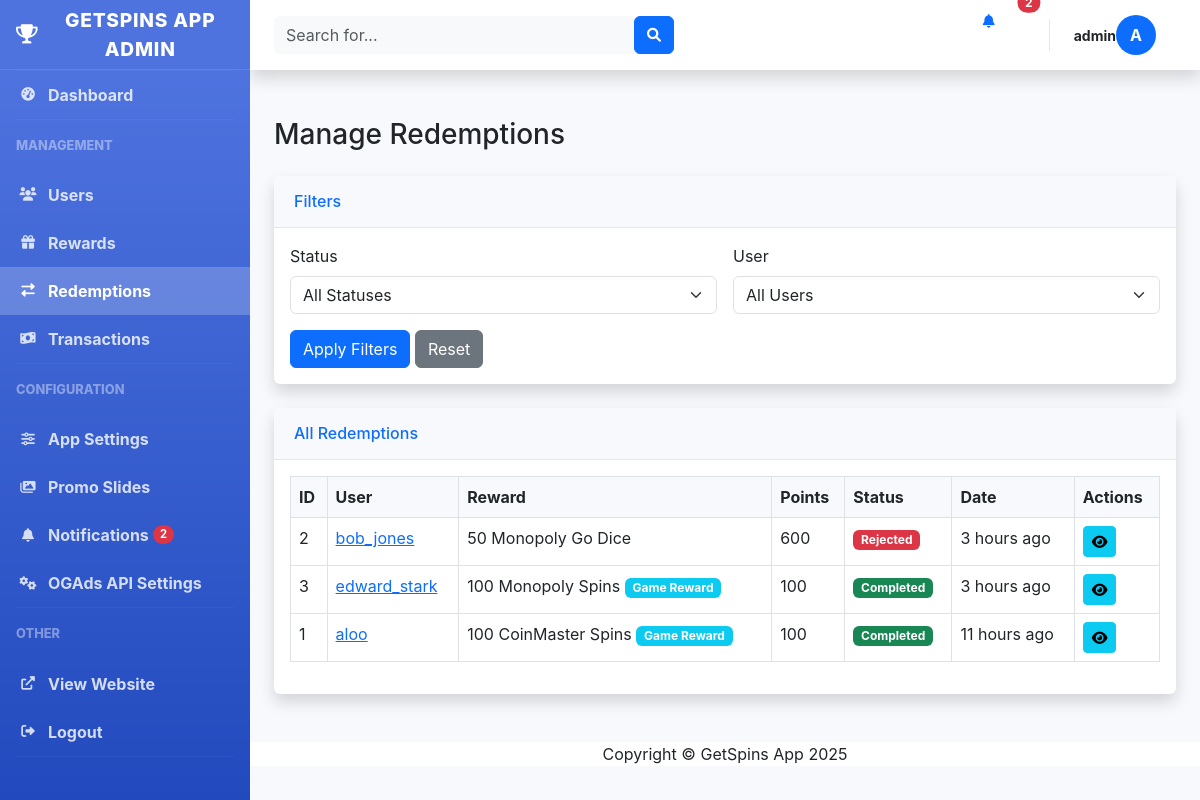
The page /admin/redemptions.php (signed in) on the database its author committed.
### tables this page shows
CREATE TABLE settings (setting_key TEXT PRIMARY KEY, setting_value TEXT);

CREATE TABLE users (
            id INTEGER PRIMARY KEY AUTOINCREMENT,
            username TEXT NOT NULL UNIQUE,
            email TEXT NOT NULL UNIQUE,
            password TEXT NOT NULL,
            points INTEGER NOT NULL DEFAULT 0,
            is_admin INTEGER NOT NULL DEFAULT 0,
            created_at TIMESTAMP DEFAULT CURRENT_TIMESTAMP,
            updated_at TIMESTAMP DEFAULT CURRENT_TIMESTAMP
        , referral_code TEXT, referred_by INTEGER);

CREATE TABLE redemptions (
            id INTEGER PRIMARY KEY AUTOINCREMENT,
            user_id INTEGER NOT NULL,
            reward_id INTEGER NOT NULL,
            points_used INTEGER NOT NULL,
            status TEXT NOT NULL DEFAULT 'pending',
            created_at TIMESTAMP DEFAULT CURRENT_TIMESTAMP,
            updated_at TIMESTAMP DEFAULT CURRENT_TIMESTAMP, redemption_details TEXT,
            FOREIGN KEY (user_id) REFERENCES users(id) ON DELETE CASCADE,
            FOREIGN KEY (reward_id) REFERENCES rewards(id) ON DELETE CASCADE
        );

CREATE TABLE rewards (
            id INTEGER PRIMARY KEY AUTOINCREMENT,
            name TEXT NOT NULL,
            description TEXT,
            points_required INTEGER NOT NULL,
            is_active INTEGER NOT NULL DEFAULT 1,
            created_at TIMESTAMP DEFAULT CURRENT_TIMESTAMP,
            updated_at TIMESTAMP DEFAULT CURRENT_TIMESTAMP
        );

### admin/redemptions.php (the view, shortened to what the rows shown need)
<?php
require_once '../includes/auth.php';
require_once '../includes/functions.php';
$db = Database::getInstance();
$conn = $db->getConnection();
$query = "
    SELECT r.*, u.username, rw.name as reward_name
    FROM redemptions r
    JOIN users u ON r.user_id = u.id
    JOIN rewards rw ON r.reward_id = rw.id
    WHERE 1=1
";
$query .= " ORDER BY r.created_at DESC";
try {
    $stmt = $conn->prepare($query);
    $stmt->execute();
    $redemptions = $stmt->fetchAll(PDO::FETCH_ASSOC);
} catch (PDOException $e) {
    error_log("Error fetching redemptions: " . $e->getMessage());
    $redemptions = [];
    $users = [];
}
include 'header.php';
?>
<div class="container-fluid">
    <div class="d-sm-flex align-items-center justify-content-between mb-4">
        <h1 class="h3 mb-0 text-gray-800">Manage Redemptions</h1>
    </div>
    <?php if (isset($action) && $action === 'view' && isset($redemption)): ?>
    <div class="card shadow mb-4">
        <div class="card-header py-3 d-flex flex-row align-items-center justify-content-between">
            <h6 class="m-0 font-weight-bold text-primary">Redemption Details</h6>
            <a href="redemptions.php" class="btn btn-sm btn-secondary">Back to Redemptions</a>
        </div>
        <div class="card-body">
            <div class="row mb-4">
                <div class="col-md-6">
                    <h5>Redemption Information</h5>
                    <table class="table">
                        <tr>
                            <th>ID:</th>
                            <td><?php echo $redemption['id']; ?></td>
                        </tr>
                        <tr>
                            <th>Reward:</th>
                            <td><?php echo htmlspecialchars($redemption['reward_name']); ?></td>
                        </tr>
                        <tr>
                            <th>Description:</th>
                            <td><?php echo htmlspecialchars($redemption['reward_description']); ?></td>
                        </tr>
                        <tr>
                            <th>Points Used:</th>
                            <td><?php echo formatPoints($redemption['points_used']); ?></td>
                        </tr>
                        <?php if (!empty($redemption['redemption_details']) && ($redemption['reward_id'] == 6 || $redemption['reward_id'] == 7)):
                            $details = json_decode($redemption['redemption_details'], true);
                            if ($details && isset($details['game_type']) && isset($details['username']) && isset($details['spins'])):
                        ?>
                        <tr>
                            <th>Game Type:</th>
                            <td><?php echo htmlspecialchars($details['game_type']); ?></td>
                        </tr>
                        <tr>
                            <th>Game Username:</th>
                            <td><?php echo htmlspecialchars($details['username']); ?></td>
                        </tr>
                        <tr>
                            <th>Spins:</th>
                            <td><?php echo htmlspecialchars($details['spins']); ?></td>
                        </tr>
                        <?php endif; endif; ?>
                        <tr>
                            <th>Status:</th>
                            <td>
                                <?php if ($redemption['status'] === 'pending'): ?>
                                <span class="badge bg-warning">Pending</span>
                                <?php elseif ($redemption['status'] === 'completed'): ?>
                                <span class="badge bg-success">Completed</span>
                                <?php else: ?>
                                <span class="badge bg-danger">Rejected</span>
                                <?php endif; ?>
                            </td>
                        </tr>
                        <tr>
                            <th>Date Requested:</th>
                            <td><?php echo formatDate($redemption['created_at']); ?></td>
                        </tr>
                        <tr>
                            <th>Last Updated:</th>
                            <td><?php echo formatDate($redemption['updated_at']); ?></td>
                        </tr>
                    </table>
                </div>
                <div class="col-md-6">
                    <h5>User Information</h5>
                    <table class="table">
                        <tr>
                            <th>Username:</th>
                            <td><?php echo htmlspecialchars($redemption['username']); ?></td>
                        </tr>
                        <tr>
                            <th>Email:</th>
                            <td><?php echo htmlspecialchars($redemption['email']); ?></td>
                        </tr>
                        <tr>
                            <th>User ID:</th>
                            <td><?php echo $redemption['user_id']; ?></td>
                        </tr>
                    </table>
                </div>
            </div>
            <div class="row">
                <div class="col-12">
                    <h5>Update Status</h5>
                    <div class="card">
                        <div class="card-body">
                            <form class="row g-3">
                                <div class="col-md-4">
                                    <a href="redemptions.php?action=update_status&id=<?php echo $redemption['id']; ?>&status=completed" class="btn btn-success <?php echo $redemption['status'] === 'completed' ? 'disabled' : ''; ?>">
                                        <i class="fas fa-check-circle"></i> Mark as Completed
                                    </a>
                                </div>
                                <div class="col-md-4">
                                    <a href="redemptions.php?action=update_status&id=<?php echo $redemption['id']; ?>&status=rejected" class="btn btn-danger <?php echo $redemption['status'] === 'rejected' ? 'disabled' : ''; ?>">
                                        <i class="fas fa-times-circle"></i> Mark as Rejected
                                    </a>
                                </div>
                                <div class="col-md-4">
                                    <a href="redemptions.php?action=update_status&id=<?php echo $redemption['id']; ?>&status=pending" class="btn btn-warning <?php echo $redemption['status'] === 'pending' ? 'disabled' : ''; ?>">
                                        <i class="fas fa-clock"></i> Mark as Pending
                                    </a>
                                </div>
                            </form>
                        </div>
                    </div>
                </div>
            </div>
        </div>
    </div>
    <?php else: ?>
    <div class="card shadow mb-4">
        <div class="card-body">
            <div class="table-responsive">
                <table class="table table-bordered" id="redemptionsTable" width="100%" cellspacing="0">
                    <thead>
                        <tr>
                            <th>ID</th>
                            <th>User</th>
                            <th>Reward</th>
                            <th>Points</th>
                            <th>Status</th>
                            <th>Date</th>
                            <th>Actions</th>
                        </tr>
                    </thead>
                    <tbody>
                        <?php if (count($redemptions) > 0): ?>
                            <?php foreach ($redemptions as $redemption): ?>
                            <tr>
                                <td><?php echo $redemption['id']; ?></td>
                                <td>
                                    <a href="users.php?action=view&id=<?php echo $redemption['user_id']; ?>">
                                        <?php echo htmlspecialchars($redemption['username']); ?>
                                    </a>
                                </td>
                                <td>
                                    <?php echo htmlspecialchars($redemption['reward_name']); ?>
                                    <?php if ($redemption['reward_id'] == 6 || $redemption['reward_id'] == 7): ?>
                                        <span class="badge bg-info">Game Reward</span>
                                    <?php endif; ?>
                                </td>
                                <td><?php echo formatPoints($redemption['points_used']); ?></td>
                                <td>
                                    <?php if ($redemption['status'] === 'pending'): ?>
                                    <span class="badge bg-warning">Pending</span>
                                    <?php elseif ($redemption['status'] === 'completed'): ?>
                                    <span class="badge bg-success">Completed</span>
                                    <?php else: ?>
                                    <span class="badge bg-danger">Rejected</span>
                                    <?php endif; ?>
                                </td>
                                <td><?php echo formatDate($redemption['created_at']); ?></td>
                                <td>
                                    <div class="btn-group" role="group">
                                        <a href="redemptions.php?action=view&id=<?php echo $redemption['id']; ?>" class="btn btn-sm btn-info">
                                            <i class="fas fa-eye"></i>
                                        </a>
                                    </div>
                                </td>
                            </tr>
                            <?php endforeach; ?>
                        <?php else: ?>
                        <tr>
                            <td colspan="7" class="text-center">No redemptions found</td>
                        </tr>
                        <?php endif; ?>
                    </tbody>
                </table>
            </div>
        </div>
    </div>
    <?php endif; ?>
</div>
<?php include 'footer.php'; ?>

### admin/header.php (shortened to what the rows shown need)
<?php
require_once '../includes/auth.php';
require_once '../includes/functions.php';
$auth = new Auth();
$current_user = $auth->getUser();
$app_name = getSetting('app_name', APP_NAME);
?>
<!DOCTYPE html>
<html lang="en">
<head>
    <link href="https://cdn.jsdelivr.net/npm/bootstrap@5.3.0-alpha1/dist/css/bootstrap.min.css" rel="stylesheet">
    <link href="https://cdnjs.cloudflare.com/ajax/libs/font-awesome/6.0.0/css/all.min.css" rel="stylesheet">
</head>
<body>
    <div id="wrapper">
        <?php include 'sidebar.php'; ?>
        <div id="content-wrapper" class="d-flex flex-column">
            <div id="content">
                <nav class="navbar navbar-expand navbar-light bg-white topbar mb-4 static-top shadow">
                    <ul class="navbar-nav ml-auto">
                        <li class="nav-item dropdown no-arrow">
                            <a class="nav-link dropdown-toggle" href="#" id="userDropdown" role="button" data-bs-toggle="dropdown" aria-expanded="false">
                                <span class="mr-2 d-none d-lg-inline text-dark small"><?php echo htmlspecialchars($current_user['username']); ?></span>
                                <div class="rounded-circle bg-primary text-white d-flex align-items-center justify-content-center" style="width: 40px; height: 40px;"><?php echo strtoupper(substr($current_user['username'], 0, 1)); ?></div>
                            </a>
                        </li>
                    </ul>
                </nav>

### admin/sidebar.php (shortened to what the rows shown need)
<div class="sidebar">
    <a class="sidebar-brand d-flex align-items-center justify-content-center" href="index.php">
        <div class="sidebar-brand-icon">
            <i class="fas fa-trophy"></i>
        </div>
        <div class="sidebar-brand-text ms-2"><?php echo $app_name; ?> Admin</div>
    </a>
</div>

### rows shown on the page
settings: setting_value "GETSPINS APP"
users: username "admin", username "A"
redemptions: id "2", user.username "bob_jones", reward.name "50 Monopoly Go Dice", points_used "600", status "Rejected", created_at "3 hours ago"
redemptions: id "3", user.username "edward_stark", reward.name "100 Monopoly Spins", shows "Game Reward", points_used "100", status "Completed", created_at "3 hours ago"
redemptions: id "1", user.username "aloo", reward.name "100 CoinMaster Spins", shows "Game Reward", points_used "100", status "Completed", created_at "11 hours ago"

### other values the page prints
$unread_count "2"
APP_NAME "GetSpins App"
